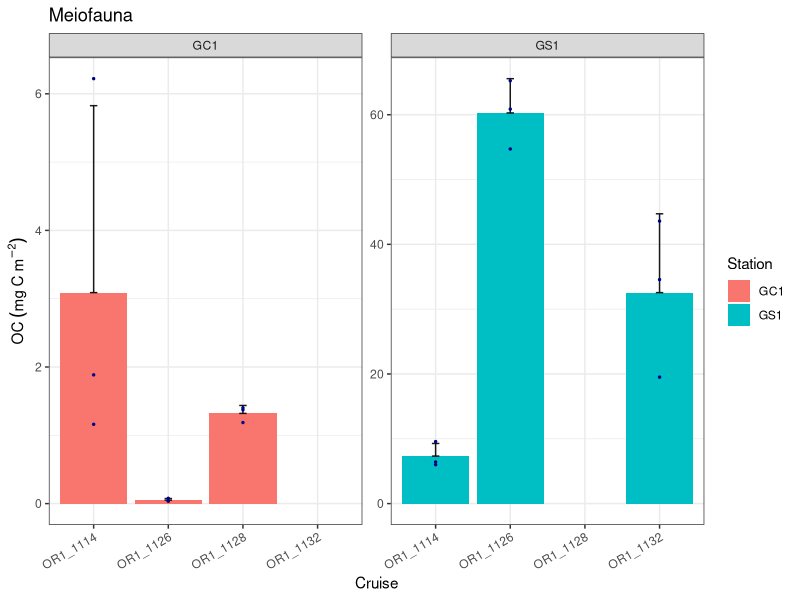

The R source for this figure:
rm(list = ls())
library(readxl)
library(dplyr)
library(writexl)
library(ggplot2)
#abundance####
GPSC_meio_abundance <- read_excel("data/GPSC_meio_sorting/GPSC_meio_sorting_2016.08.18.xlsx", 
                                  sheet = "Specimen")
levels(factor(GPSC_meio_abundance$Station))
#number of NEM in GC1 cruises
GC1_meio_abundance<-GPSC_meio_abundance%>% filter(Station=="GC1")
GC1_Nem_abu<-GC1_meio_abundance %>% filter(Taxon=="Nematoda") %>% 
  group_by(Cruise,Station,Deployment,Tube,Subcore) %>% summarise(abu=sum(Abundance)) 
#number of NEM in GS1 cruises
GS1_meio_abundance<-GPSC_meio_abundance%>% filter(Station=="GS1")
GS1_Nem_abu<-GS1_meio_abundance %>% filter(Taxon=="Nematoda") %>% 
  group_by(Cruise,Station,Deployment,Tube,Subcore) %>% summarise(abu=sum(Abundance)) 


#size####
GPSC_meio_size<-NULL
for (i in 1:3){
  df<- read_excel("data/GPSC_meio_size/GPSC_meio_size_2020.08.02.xlsx",
                  sheet = i ,col_types = c("text", "text", "text", 
                                           "numeric", "numeric", "numeric", 
                                           "text", "text", "numeric", "text", 
                                           "text", "text", "text", "numeric", 
                                           "numeric", "numeric", "numeric", 
                                           "text"))
  GPSC_meio_size<-rbind(GPSC_meio_size,df)
}
levels(factor(GPSC_meio_size$Station))
GC1_meio<-GPSC_meio_size%>%filter(Station=="GC1")
GS1_meio<-GPSC_meio_size%>%filter(Station=="GS1")
unique(GC1_meio$Taxon)
levels(factor(GC1_meio$Type))
#syringe area#####
area<-pi*(3/2)^2/10000# 0.0007068583m2


#GS1_calculate all volume####
GS1_meio_OC<-GS1_meio %>% mutate(Volume=L*(W^2)*C) %>% 
  mutate(DryW=Volume*1.13)%>% mutate(OC=DryW*0.012)
colnames(GS1_meio_OC)
#recalculate Nematoda: only measure the length and width of randomly chosen 
                      #300 samples per syringe
#->take average OC of 300 samples * total Nematodes abundance

GS1_Nem_OC<-GS1_meio_OC %>% filter(Taxon=="Nematoda") %>% 
  group_by(Cruise,Station,Deployment,Tube,Subcore) %>% 
  summarise(n=n(),sum_OC=sum(OC),mean=sum_OC/n)

GS1_Nem_abu$Subcore<-as.numeric(GS1_Nem_abu$Subcore)
GS1_Nem<-left_join(GS1_Nem_abu,GS1_Nem_OC,by=c("Cruise","Station","Deployment","Tube","Subcore"))
GS1_Nem$biomass_nem<-GS1_Nem$abu * GS1_Nem$mean

GS1_other<-GS1_meio_OC %>% filter(Taxon!="Nematoda") %>% 
  group_by(Cruise,Station,Deployment,Tube,Subcore) %>% 
  summarise(biomass_other=sum(OC))

GS1<-left_join(GS1_Nem,GS1_other,by=c("Cruise","Station","Deployment","Tube","Subcore"))
GS1$total_biomass<-GS1$biomass_nem+GS1$biomass_other
GS1<-GS1[,c(1:5,12)]
colnames(GS1)#"Cruise", "Station", "Deployment","Tube","Subcore","total_biomass"

#mean OC value of each cruise
GS1_3cru<-GS1 %>% group_by(Cruise) %>% 
  summarise(mean=mean(total_biomass)/area,
            sd=sd(total_biomass)/area)
#use as stock -> mean of all data 
GS1_mean<-mean(GS1_3cru$mean)
GS1_sd<-sd(GS1_3cru$mean)

#GC1_calculate all volume####
GC1_meio_OC<-GC1_meio %>% mutate(Volume=L*(W^2)*C) %>% 
  mutate(DryW=Volume*1.13)%>% mutate(OC=DryW*0.012)
colnames(GC1_meio_OC)
#recalculate Nematoda: only measure the length and width of randomly chosen 
#300 samples per syringe
#->take average OC of 300 samples * total Nematodes abundance

GC1_Nem_OC<-GC1_meio_OC %>% filter(Taxon=="Nematoda") %>% 
  group_by(Cruise,Station,Deployment,Tube,Subcore) %>% 
  summarise(n=n(),sum_OC=sum(OC),mean=sum_OC/n)

GC1_Nem_abu$Subcore[10]<-3#sample in water -> move to tube 3
GC1_Nem_abu<-GC1_Nem_abu %>% group_by(Cruise,Station,Deployment,Tube,Subcore) %>%
  summarise(abu=sum(abu))

GC1_Nem_abu$Subcore<-as.numeric(GC1_Nem_abu$Subcore)
GC1_Nem<-left_join(GC1_Nem_abu,GC1_Nem_OC,by=c("Cruise","Station","Deployment","Tube","Subcore"))
GC1_Nem$biomass_nem<-GC1_Nem$abu * GC1_Nem$mean

GC1_other<-GC1_meio_OC %>% filter(Taxon!="Nematoda") %>% 
  group_by(Cruise,Station,Deployment,Tube,Subcore) %>% 
  summarise(biomass_other=sum(OC))
GC1_miss<-data.frame(
  Cruise=c("OR1_1126","OR1_1126","OR1_1128","OR1_1128"),
  Station=c(    "GC1",     "GC1",     "GC1",     "GC1"),
  Deployment=c(    1,          1,        1,          1),
  Tube=c(         11,         11,        6,          6),
  Subcore=c(       1,          2,        2,          3),
  biomass_other=c( 0,          0,        0,          0)
)
GC1_other<-arrange(rbind(GC1_other,GC1_miss))
GC1<-left_join(GC1_Nem,GC1_other,by=c("Cruise","Station","Deployment","Tube","Subcore"))
GC1$total_biomass<-GC1$biomass_nem+GC1$biomass_other
GC1<-GC1[,c(1:5,12)]
colnames(GC1)#"Cruise", "Station", "Deployment","Tube","Subcore","total_biomass"

#mean OC value of each cruise
GC1_3cru<-GC1 %>% group_by(Cruise) %>% 
  summarise(mean=mean(total_biomass)/area,
            sd=sd(total_biomass)/area)
#use as stock -> mean of all data 
GC1_mean<-mean(GC1_3cru$mean)
GC1_sd<-sd(GC1_3cru$mean)

GC1_3cru$Station<-"GC1"
GS1_3cru$Station<-"GS1"

MEI_bar<-rbind(GC1_3cru,GS1_3cru)
MEI_point<-rbind(GC1,GS1)
#plot GC1 and GS1 together(bar+point)####

MEI_bar%>%
  ggplot(aes(x = Cruise, y = mean))+
  geom_bar(stat = "identity",position = position_dodge(),
           aes(fill=Station))+
  geom_errorbar(aes(ymin=mean, ymax=mean+sd), size=0.5,width=0.1,alpha=0.9, colour="black")+
  ylab(expression(OC~(mg~C~m^-2)))+
  ylim(0, NA)+
  facet_wrap(~Station,scales = "free_y")+
  theme_bw()+
  theme(axis.text.x = element_text(angle = 30, hjust = 1))+
  labs(title = "Meiofauna")+
  geom_point(data=MEI_point,aes(x=Cruise,y=total_biomass/area), color = "darkblue",size=0.5)
